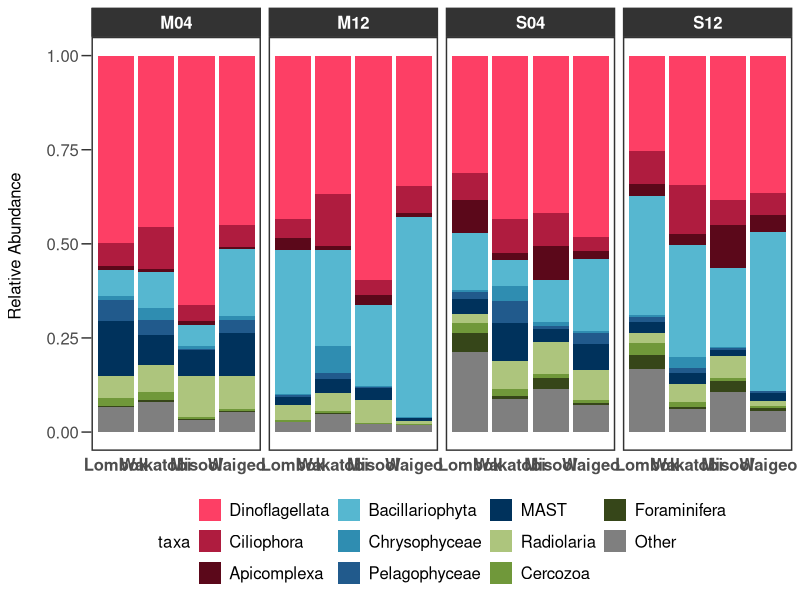
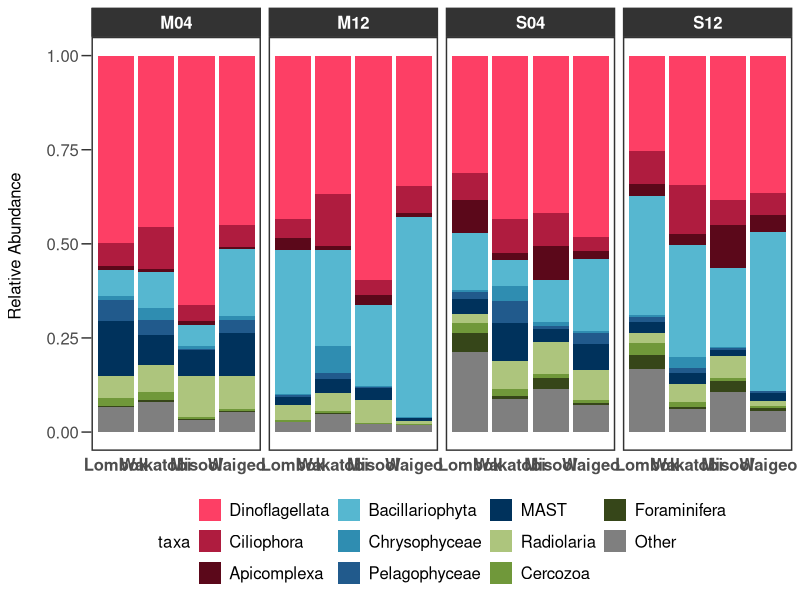

The R script that drew these images, in order:
#load packages
library(reshape2)
library(ggplot2)

#Import data
data <- read.csv("SAR_OTU_percent_L2.csv")
data_long <- melt(data)
write.csv(data_long,"SAR_OTU_L2_long.csv")

#Import data after adding and collapsing by region
data <- read.csv("SAR_OTU_L2_long_by_subset.csv")

data$region <- factor(data$region, levels = c("Lombok", "Wakatobi", "Misool", "Waigeo"))

data$taxa <- factor(data$taxa, levels = c("Dinoflagellata",
                                      "Ciliophora",
                                      "Apicomplexa",
                                      "Bacillariophyta",
                                      "Chrysophyceae",
                                      "Pelagophyceae",
                                      "MAST",
                                      "Radiolaria",
                                      "Cercozoa",
                                      "Foraminifera",
                                      "Other"))

#Define colors
colors <- c('Dinoflagellata' = "#fd3f65",
            'Ciliophora' = "#af1c3f",
            'Apicomplexa' = "#5b081a",
            'Bacillariophyta' = "#56b7d0",
            'Chrysophyceae' = "#2f8db1",
            'Pelagophyceae' = "#215a8c",
            'MAST' = "#00325c",
            'Radiolaria' = "#adc57d",
            'Cercozoa' = "#70983a",
            'Foraminifera' = "#364619",
            'Other' = "grey50")

#plot stacked barplot
plot <- ggplot(data, aes(region, percent, fill = taxa)) + 
        geom_bar(stat = "identity", position = "stack") + 
        theme_bw() + theme(panel.grid = element_blank()) + 
        theme(panel.border = element_rect(color = "grey20", size = 1)) +
        scale_fill_manual(values = colors) + 
        theme(axis.ticks.x = element_blank(), axis.title.x = element_blank(),
              axis.text.x = element_text(face = "bold", size = 12)) +
        theme(axis.ticks.length.y = unit(0.1, "in"),
              axis.text.y = element_text(size = 12),
              axis.title.y = element_text(size = 12)) + 
        ylab("Relative Abundance \n") +
        theme(legend.text = element_text(size = 12),
              legend.title = element_text(size = 12), 
              legend.position = "bottom") + 
        facet_grid(~subset) + 
        theme(strip.background = element_rect(fill = "grey20", colour = "grey20", size = 1),
              strip.text = element_text(face = "bold", color = "white", size = 12))
plot
ggsave("SAR_barplot_by_subset.png", width = 15, height = 5)
